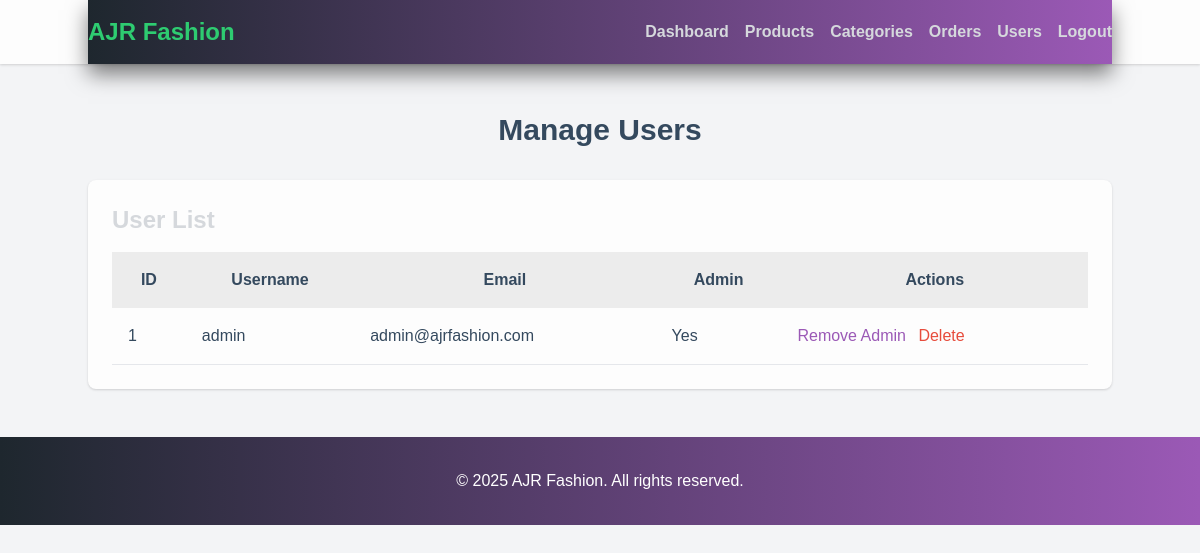
/ajr_fashion/admin/manage_users.php (signed in), run on the app's committed database.
### tables this page shows
CREATE TABLE users (
    id INT AUTO_INCREMENT PRIMARY KEY,
    username VARCHAR(255) NOT NULL UNIQUE,
    email VARCHAR(255) NOT NULL UNIQUE,
    password VARCHAR(255) NOT NULL,
    is_admin TINYINT(1) DEFAULT 0,  
    created_at TIMESTAMP DEFAULT CURRENT_TIMESTAMP
);

### ajr_fashion/admin/manage_users.php (the view, shortened to what this page needs)
<?php
require_once '../includes/db_connect.php';
?>
<!DOCTYPE html>
<html lang="en">
<head>
    <link href="https://cdn.jsdelivr.net/npm/tailwindcss@2.2.19/dist/tailwind.min.css" rel="stylesheet">
    <link rel="stylesheet" href="/ajr_fashion/css/styles.css">
</head>
<body class="bg-gray-100">
    <header class="bg-white shadow sticky top-0 z-50">
        <nav class="container mx-auto flex items-center justify-between py-4">
            <a href="/ajr_fashion/index.php" class="text-2xl font-bold text-pink-600">AJR Fashion</a>
            <div class="flex items-center space-x-4">
                <a href="/ajr_fashion/admin/index.php" class="text-gray-700 hover:text-pink-600">Dashboard</a>
                <a href="/ajr_fashion/admin/manage_products.php" class="text-gray-700 hover:text-pink-600">Products</a>
                <a href="/ajr_fashion/admin/manage_categories.php" class="text-gray-700 hover:text-pink-600">Categories</a>
                <a href="/ajr_fashion/admin/manage_orders.php" class="text-gray-700 hover:text-pink-600">Orders</a>
                <a href="/ajr_fashion/admin/manage_users.php" class="text-gray-700 hover:text-pink-600">Users</a>
                <a href="/ajr_fashion/logout.php" class="text-gray-700 hover:text-pink-600">Logout</a>
            </div>
        </nav>
    </header>
    <main class="container mx-auto py-12">
        <h2 class="text-3xl font-bold text-center mb-8">Manage Users</h2>
        <div class="bg-white p-6 rounded-lg shadow">
            <h3 class="text-2xl font-semibold mb-4">User List</h3>
            <table class="w-full border-collapse">
                <thead>
                    <tr class="bg-gray-200">
                        <th class="p-4">ID</th>
                        <th class="p-4">Username</th>
                        <th class="p-4">Email</th>
                        <th class="p-4">Admin</th>
                        <th class="p-4">Actions</th>
                    </tr>
                </thead>
                <tbody>
                    <?php
                    $stmt = $pdo->query('SELECT * FROM users');
                    while ($user = $stmt->fetch(PDO::FETCH_ASSOC)):
                    ?>
                        <tr class="border-b">
                            <td class="p-4"><?php echo $user['id']; ?></td>
                            <td class="p-4"><?php echo $user['username']; ?></td>
                            <td class="p-4"><?php echo $user['email']; ?></td>
                            <td class="p-4"><?php echo $user['is_admin'] ? 'Yes' : 'No'; ?></td>
                            <td class="p-4">
                                <a href="/ajr_fashion/admin/manage_users.php?toggle_admin=<?php echo $user['id']; ?>" class="text-blue-600 hover:underline mr-2">
                                    <?php echo $user['is_admin'] ? 'Remove Admin' : 'Make Admin'; ?>
                                </a>
                                <a href="/ajr_fashion/admin/manage_users.php?delete=<?php echo $user['id']; ?>" class="text-red-600 hover:underline">Delete</a>
                            </td>
                        </tr>
                    <?php endwhile; ?>
                </tbody>
            </table>
        </div>
    </main>
    <footer class="bg-gray-900 text-white py-8">
        <div class="container mx-auto text-center">
            <p>© 2025 AJR Fashion. All rights reserved.</p>
        </div>
    </footer>
</body>
</html>

### ajr_fashion/css/styles.css (style rules this page uses)
* { margin: 0; padding: 0; box-sizing: border-box; }
body { font-family: 'Arial', sans-serif; background-color: #2C3E50; color: #D5D8DC; overflow-x: hidden; perspective: 1000px; }
header nav { background: linear-gradient(90deg, #1E272E, #9B59B6); position: relative; transform-style: preserve-3d; box-shadow: 0 10px 20px rgba(0, 0, 0, 0.5); }
header nav a { position: relative; color: #FFFFFF; font-weight: bold; transition: color 0.3s ease, transform 0.3s ease; transform-style: preserve-3d; }
header nav a::after { content: ''; position: absolute; width: 0; height: 2px; bottom: -4px; left: 0; background-color: #2ECC71; transition: width 0.3s ease; }
main { animation: pageFade3D 0.6s ease-out; }
main h2 { color: #34495E; }
footer { background: linear-gradient(90deg, #1E272E, #9B59B6); transform-style: preserve-3d; }
table tr { transition: background-color 0.3s ease, transform 0.3s ease; transform-style: preserve-3d; }
table th, table td { color: #34495E; }
.bg-white { background-color: #FDFDFD !important; }
.text-gray-700 { color: #D5D8DC !important; }
.bg-gray-200 { background-color: #ECECEC !important; }
.text-pink-600 { color: #2ECC71 !important; }
.text-red-600 { color: #E74C3C !important; }
.text-blue-600 { color: #9B59B6 !important; }

### data on the page
users: id "1", username "admin", email "admin@ajrfashion.com", is_admin "Yes"
